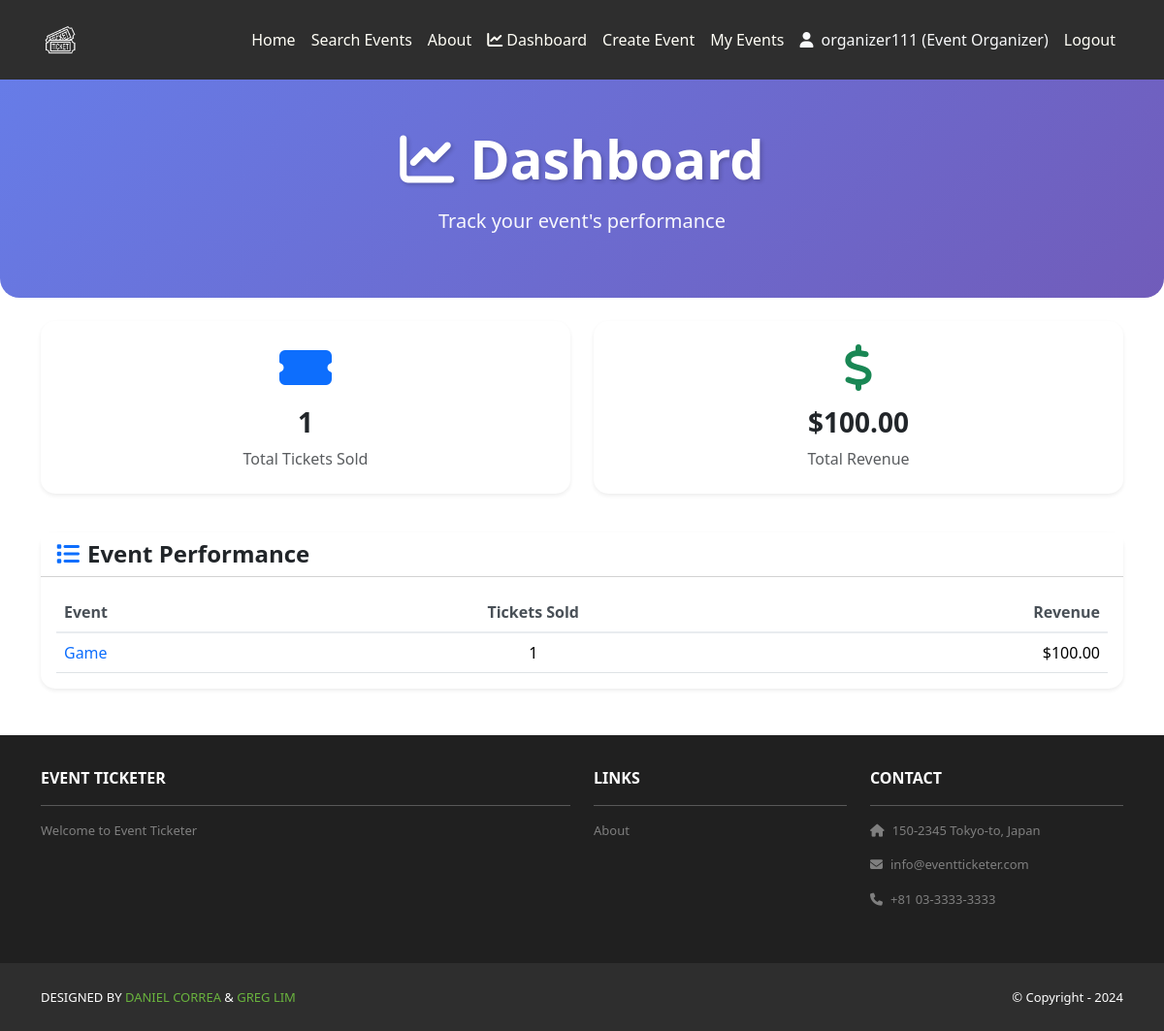
The page /dashboard/ (signed in) on the database its author committed.
### user_accounts/models.py (models this page shows, shortened)
class UserProfile(models.Model):
    USER_TYPE_CHOICES = [
        ('attendee', 'Attendee'),
        ('event_organizer', 'Event Organizer'),
        ('administrator', 'Administrator'),
    ]
    user = models.OneToOneField(User, on_delete=models.CASCADE)
    user_type = models.CharField(
        max_length=20,
        choices=USER_TYPE_CHOICES,
        default='attendee'
    )
    created_at = models.DateTimeField(auto_now_add=True)
    updated_at = models.DateTimeField(auto_now=True)

### home/models.py (models this page shows, shortened)
class Event(models.Model):
    MODERATION_STATUS_CHOICES = [
        ('pending', 'Pending Review'),
        ('approved', 'Approved'),
        ('rejected', 'Rejected'),
    ]
    title = models.CharField(max_length=200)
    description = models.TextField()
    date = models.DateField()
    time = models.TimeField()
    venue = models.CharField(max_length=300)
    latitude = models.DecimalField(max_digits=9, decimal_places=6, null=True, blank=True)
    longitude = models.DecimalField(max_digits=9, decimal_places=6, null=True, blank=True)
    ticket_price = models.DecimalField(max_digits=10, decimal_places=2)
    ticket_availability = models.PositiveIntegerField()
    organizer = models.ForeignKey(User, on_delete=models.CASCADE, related_name='organized_events')
    created_at = models.DateTimeField(auto_now_add=True)
    updated_at = models.DateTimeField(auto_now=True)
    is_published = models.BooleanField(default=True)
    moderation_status = models.CharField(
        max_length=20,
        choices=MODERATION_STATUS_CHOICES,
        default='pending',
        help_text='Status of event moderation review'
    )
    moderation_notes = models.TextField(
        blank=True,
        null=True,
        help_text='Admin notes about moderation decision'
    )
    moderated_by = models.ForeignKey(
        User,
        on_delete=models.SET_NULL,
        null=True,
        blank=True,
        related_name='moderated_events',
        help_text='Administrator who reviewed this event'
    )
    moderated_at = models.DateTimeField(null=True, blank=True)
    class Meta:
        ordering = ['-created_at']

### home/views.py (the view)
# urls.py: path('dashboard/', views.dashboard, name='home.dashboard'),
@login_required
def dashboard(request):
    if not hasattr(request.user, 'userprofile') or request.user.userprofile.user_type != 'event_organizer':
        messages.error(request, 'Only Event Organizers can view this page.')
        return redirect('home.index')
    events = Event.objects.filter(organizer=request.user)
    orders = Order.objects.filter(
        event__organizer=request.user,
        status='paid'
    ).select_related('event')
    total_tickets_sold = sum(order.quantity for order in orders)
    total_revenue = sum(order.total_price for order in orders)
    event_stats = []
    for event in events:
        event_orders = orders.filter(event=event)
        event_tickets_sold = sum(order.quantity for order in event_orders)
        event_revenue = sum(order.total_price for order in event_orders)
        event_stats.append({
            'event': event,
            'tickets_sold': event_tickets_sold,
            'revenue': event_revenue,
        })
    template_data = {'title': 'Dashboard'}
    return render(request, 'home/dashboard.html', {
        'template_data': template_data,
        'total_tickets_sold': total_tickets_sold,
        'total_revenue': total_revenue,
        'event_stats': event_stats,
    })

### home/models.py (called while the page is built)
    @property
    def total_price(self):
        return self.quantity * self.unit_price

### home/templates/home/dashboard.html (shortened to what this page needs)
{% extends 'base.html' %}
{% load static %}
{% block content %}
<header class="masthead bg-dashboard-header text-white text-center py-5 mb-4">
    <div class="container">
        <div class="row">
            <div class="col-lg-8 mx-auto">
                <h1 class="display-4 fw-bold mb-3" style="text-shadow: 2px 2px 4px rgba(0, 0, 0, 0.2);">
                    <i class="fas fa-chart-line me-3"></i>Dashboard
                </h1>
                <p class="lead">Track your event's performance</p>
            </div>
        </div>
    </div>
</header>
<div class="container mb-5">
    <div class="row mb-4">
        <div class="col-md-6 mb-3">
            <div class="card shadow-sm h-100 dashboard-card">
                <div class="card-body text-center p-4">
                    <div class="mb-3">
                        <i class="fas fa-ticket-alt fa-3x text-primary"></i>
                    </div>
                    <h3 class="fw-bold mb-2">{{ total_tickets_sold }}</h3>
                    <p class="text-muted mb-0">Total Tickets Sold</p>
                </div>
            </div>
        </div>
        <div class="col-md-6 mb-3">
            <div class="card shadow-sm h-100 dashboard-card">
                <div class="card-body text-center p-4">
                    <div class="mb-3">
                        <i class="fas fa-dollar-sign fa-3x text-success"></i>
                    </div>
                    <h3 class="fw-bold mb-2">${{ total_revenue|floatformat:2 }}</h3>
                    <p class="text-muted mb-0">Total Revenue</p>
                </div>
            </div>
        </div>
    </div>
    <div class="row">
        <div class="col-12">
            <div class="card shadow-sm">
                <div class="card-header bg-white">
                    <h4 class="fw-bold mb-0">
                        <i class="fas fa-list me-2 text-primary"></i>Event Performance
                    </h4>
                </div>
                <div class="card-body">
                    {% if event_stats %}
                        <div class="table-responsive">
                            <table class="table table-hover">
                                <thead>
                                    <tr>
                                        <th>Event</th>
                                        <th class="text-center">Tickets Sold</th>
                                        <th class="text-end">Revenue</th>
                                    </tr>
                                </thead>
                                <tbody>
                                    {% for stat in event_stats %}
                                    <tr>
                                        <td>
                                            <a href="{% url 'home.event_detail' stat.event.id %}" class="text-decoration-none">
                                                {{ stat.event.title }}
                                            </a>
                                        </td>
                                        <td class="text-center">{{ stat.tickets_sold }}</td>
                                        <td class="text-end">${{ stat.revenue|floatformat:2 }}</td>
                                    </tr>
                                    {% endfor %}
                                </tbody>
                            </table>
                        </div>
                    {% else %}
                        <div class="text-center py-5">
                            <i class="fas fa-chart-bar fa-3x text-muted mb-3" style="opacity: 0.5;"></i>
                            <p class="text-muted">No sales data available yet.</p>
                        </div>
                    {% endif %}
                </div>
            </div>
        </div>
    </div>
</div>
{% endblock %}

### eventticketer/templates/base.html (shortened to what this page needs)
<!DOCTYPE html>
<html>
    {% load static %}
  <head>
    <link href="https://cdn.jsdelivr.net/npm/bootstrap@5.3.3/dist/css/bootstrap.min.css" rel="stylesheet">
    <link rel="stylesheet" href="https://cdnjs.cloudflare.com/ajax/libs/font-awesome/6.1.1/css/all.min.css">
    <link rel="stylesheet" type="text/css" href="{% static 'css/style.css' %}">
  </head>
  <body>
    <nav class="p-3 navbar navbar-dark bg-dark navbar-expand-lg">
      <div class="container">
        <a class="navbar-brand" href="{% url 'home.index' %}">
          <img src="{% static 'img/logo.png' %}" alt="logo" height="40" />
        </a>
        <div class="collapse navbar-collapse" id="navbarNavAltMarkup">
          <div class="navbar-nav ms-auto navbar-ml">
            <a class="nav-link" href="{% url 'home.index' %}">Home</a>
            <a class="nav-link" href="{% url 'home.events_search' %}">Search Events</a>
            <a class="nav-link" href="{% url 'home.about' %}">About</a>
            {% if user.is_authenticated %}
              {% if user.userprofile.user_type == 'administrator' %}
                <a class="nav-link" href="{% url 'home.admin_event_moderation' %}">
                  <i class="fas fa-shield-alt me-1"></i>Moderation
                </a>
                <a class="nav-link" href="{% url 'home.admin_user_management' %}">
                  <i class="fas fa-users-cog me-1"></i>User Management
                </a>
              {% elif user.userprofile.user_type == 'event_organizer' %}
                <a class="nav-link" href="{% url 'home.dashboard' %}">
                  <i class="fas fa-chart-line me-1"></i>Dashboard
                </a>
                <a class="nav-link" href="{% url 'home.create_event' %}">Create Event</a>
                <a class="nav-link" href="{% url 'home.my_events' %}">My Events</a>
              {% endif %}
              <span class="nav-link text-light">
                <i class="fas fa-user me-1"></i>
                {{ user.username }} ({{ user.userprofile.get_user_type_display }})
              </span>
              <a class="nav-link" href="{% url 'user_accounts.logout' %}">Logout</a>
            {% else %}
              <a class="nav-link" href="{% url 'user_accounts.login' %}">Login</a>
              <a class="nav-link" href="{% url 'user_accounts.signup' %}">Sign Up</a>
            {% endif %}
          </div>
        </div>
      </div>
    </nav>
    <div>
      {% block content %}
      {% endblock content %}
    </div>
    <section class="p-3 ms-footer d-none d-md-block">
      <div class="container">
        <div class="row mt-3 text-white">
          <div class="col-md-6 col-lg-6 col-xl-6 mx-auto mb-4">
            <b>EVENT TICKETER</b>
            <hr />
            <p>Welcome to Event Ticketer</p>
          </div>
          <div class="col-md-3 col-lg-3 col-xl-3 mx-auto mb-4">
            <b>LINKS</b>
            <hr />
            <p><a class="nav-link" href="{% url 'home.about' %}">About</a></p>
          </div>
          <div class="col-md-3 col-lg-3 col-xl-3 mx-auto mb-4">
            <b>CONTACT</b>
            <hr />
            <p><i class="fas fa-home me-2"></i>150-2345 Tokyo-to, Japan</p>
            <p><i class="fas fa-envelope me-2"></i>info@eventticketer.com</p>
            <p><i class="fas fa-phone me-2"></i>+81 03-3333-3333</p>
          </div>
        </div>
      </div>
    </section>
    <section class="p-3 ms-footer-bottom bg-dark">
      <div class="container d-flex justify-content-between">
        <div class="me-5 text-white">
          <span>DESIGNED BY <a href="https://www.x.com/danielgarax" target="_blank">DANIEL CORREA</a> & <a href="https://www.x.com/greglim81" target="_blank">GREG LIM</a></span>
        </div>
        <div class="text-white">
          <span>© Copyright - 2024</span>
        </div>
      </div>
    </section>
  </body>
</html>

### eventticketer/static/css/style.css (style rules this page uses)
.navbar a.nav-link { color: #FFFEF6 !important; }
.bg-dark { background-color: #2E2E2E !important; }
.ms-footer { background-color: #202020; }
.ms-footer p { color: #7F7F7F; font-size: 13px; }
.ms-footer-bottom span { font-size: 13px; line-height: 38px; }
.ms-footer-bottom a { color: #6ab43e; text-decoration: none; }

### home/templates/home/dashboard.html (style rules this page uses)
.bg-dashboard-header { background: linear-gradient(135deg, #667eea 0%, #764ba2 100%); background-attachment: fixed; background-size: cover; border-radius: 0 0 20px 20px; }
.bg-dashboard-header h1 { animation: fadeInDown 0.6s ease-out; }
.bg-dashboard-header .lead { animation: fadeInUp 0.6s ease-out 0.2s both; opacity: 0.95; }
.dashboard-card { border: none; border-radius: 15px; transition: transform 0.3s ease, box-shadow 0.3s ease; background: #ffffff; }
.card { border-radius: 15px; border: none; }
.table { margin-bottom: 0; }
.table thead th { border-bottom: 2px solid #e9ecef; font-weight: 600; color: #495057; }

### rows shown on the page
Event: event "Game", tickets_sold "1", revenue "100.00"

### other values the page prints
{{ user.username }} "organizer111"
{{ user.userprofile.get_user_type_display }} "Event Organizer"
{{ total_tickets_sold }} "1"
{{ total_revenue|floatformat:2 }} "100.00"
